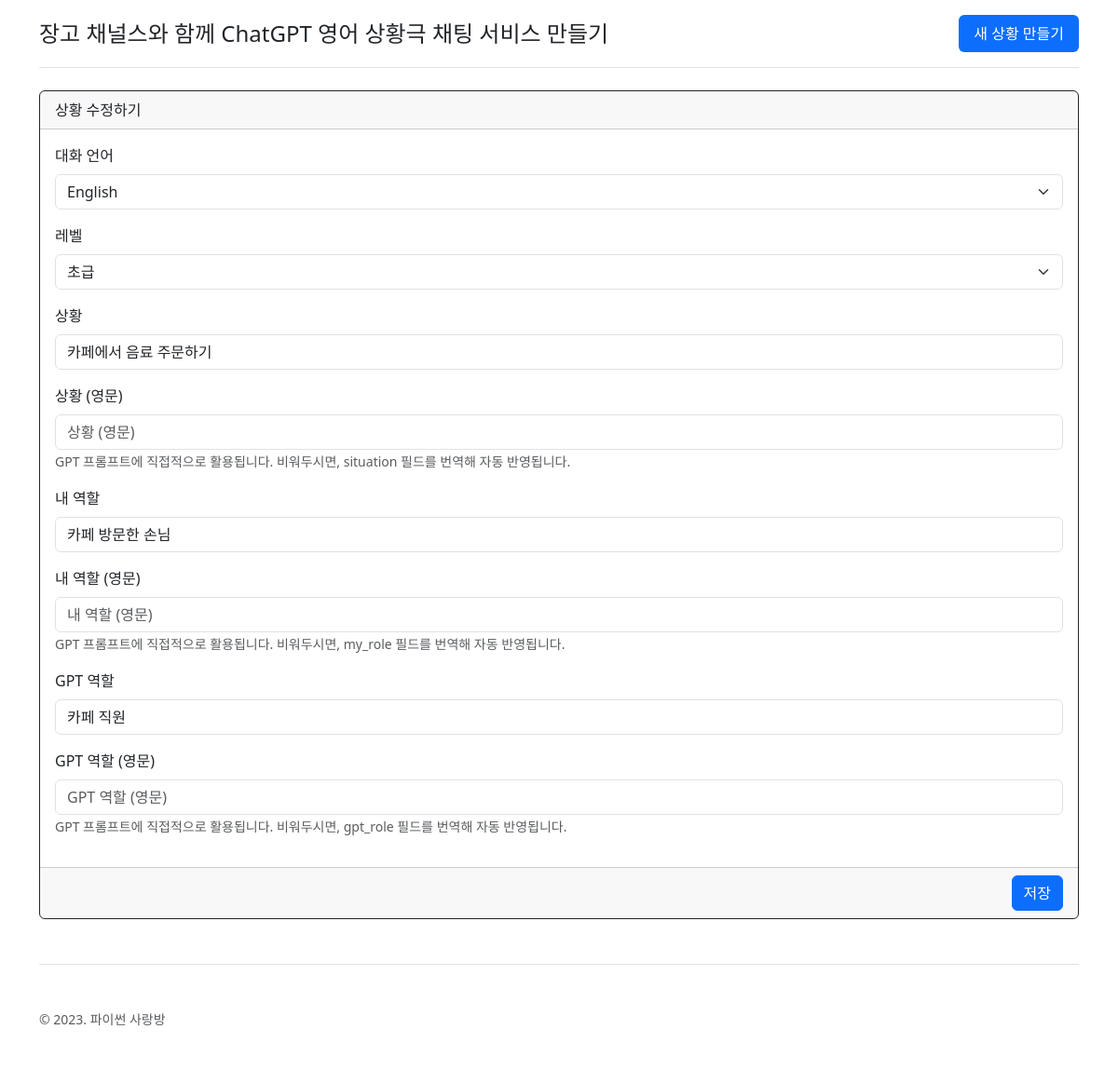
The page /chat/2/update/ (signed in) on the database its author committed.
### chat/models.py (models this page shows, shortened)
class RolePlayingRoom(models.Model):
    class Language(models.TextChoices):
        ENGLISH = "en-US", "English"
        JAPANESE = "ja-JP", "Japanese"
        CHINESE = "zh-CN", "Chinese"
        SPANISH = "es-ES", "Spanish"
        FRENCH = "fr-FR", "French"
        GERMAN = "de-DE", "German"
        RUSSIAN = "ru-RU", "Russian"
    class Level(models.IntegerChoices):
        BEGINNER = 1, "초급"
        ADVANCED = 2, "고급"
    user = models.ForeignKey(settings.AUTH_USER_MODEL, on_delete=models.CASCADE)
    language = models.CharField(
        max_length=10,
        choices=Language.choices,
        default=Language.ENGLISH,
        verbose_name="대화 언어",
    )
    level = models.SmallIntegerField(
        choices=Level.choices, default=Level.BEGINNER, verbose_name="레벨"
    )
    situation = models.CharField(max_length=100, verbose_name="상황")
    situation_en = models.CharField(
        max_length=100,
        blank=True,
        verbose_name="상황 (영문)",
        help_text="GPT 프롬프트에 직접적으로 활용됩니다. 비워두시면, situation 필드를 번역해 자동 반영됩니다.",
    )
    my_role = models.CharField(max_length=100, verbose_name="내 역할")
    my_role_en = models.CharField(
        max_length=100,
        blank=True,
        verbose_name="내 역할 (영문)",
        help_text="GPT 프롬프트에 직접적으로 활용됩니다. 비워두시면, my_role 필드를 번역해 자동 반영됩니다.",
    )
    gpt_role = models.CharField(max_length=100, verbose_name="GPT 역할")
    gpt_role_en = models.CharField(
        max_length=100,
        blank=True,
        verbose_name="GPT 역할 (영문)",
        help_text="GPT 프롬프트에 직접적으로 활용됩니다. 비워두시면, gpt_role 필드를 번역해 자동 반영됩니다.",
    )
    class Meta:
        ordering = ["-pk"]

### chat/views.py (the view)
@method_decorator(staff_member_required, name="dispatch")
class RolePlayingRoomUpdateView(UpdateView):
    model = RolePlayingRoom
    form_class = RolePlayingRoomForm
    def get_queryset(self) -> QuerySet[Any]:
        qs = super().get_queryset()
        qs = qs.filter(user=self.request.user)
        return qs

### chat/forms.py (shortened to what this page needs)
class RolePlayingRoomForm(forms.ModelForm):
    class Meta:
        model = RolePlayingRoom
        fields = [
            "language",
            "level",
            "situation",
            "situation_en",
            "my_role",
            "my_role_en",
            "gpt_role",
            "gpt_role_en",
        ]

### chat/templates/chat/roleplayingroom_form.html (shortened to what this page needs)
{% extends "chat/base.html" %}
{% load django_bootstrap5 %}
{% block content %}
  <div class="card border-dark">
    <form action="" method="post" novalidate="novalidate">
      <div class="card-header">상황
        {% if form.instance.pk %}
        수정하기
        {% else %}
        만들기
        {% endif %}
      </div>
      <div class="card-body">{% bootstrap_form form layout="horizontal" %}</div>
      <div class="card-footer text-end">
        <input type="submit" value="저장" class="btn btn-primary">
      </div>
    </form>
  </div>
{% endblock content %}

### rows shown on the page
RolePlayingRoom: language "English", level "초급", situation "카페에서 음료 주문하기", my_role "카페 방문한 손님", gpt_role "카페 직원"
